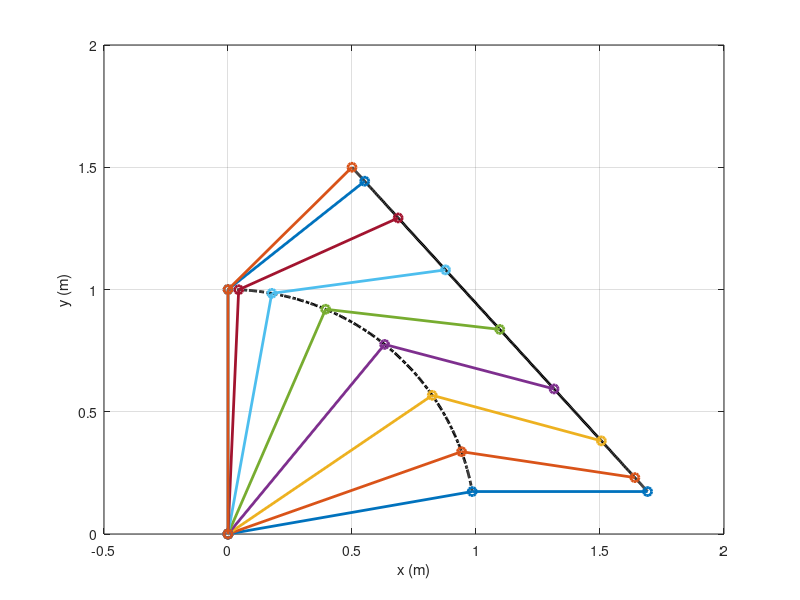
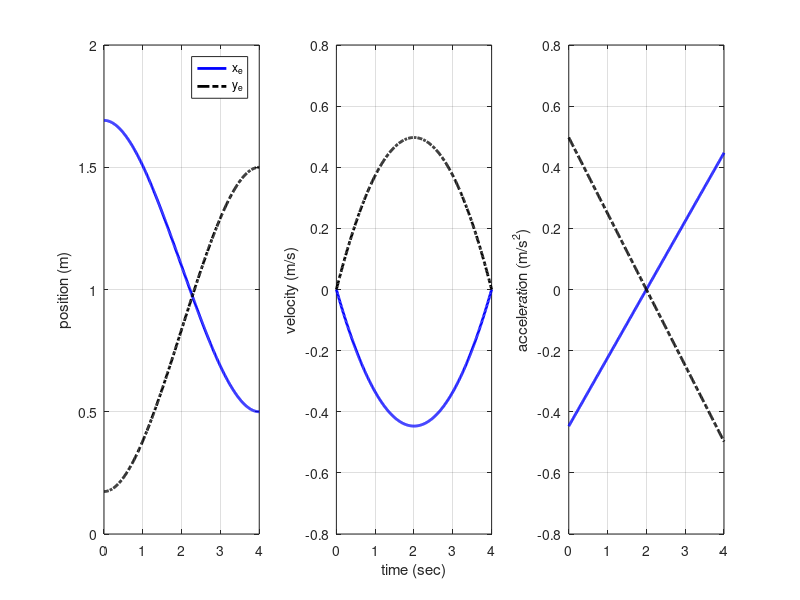
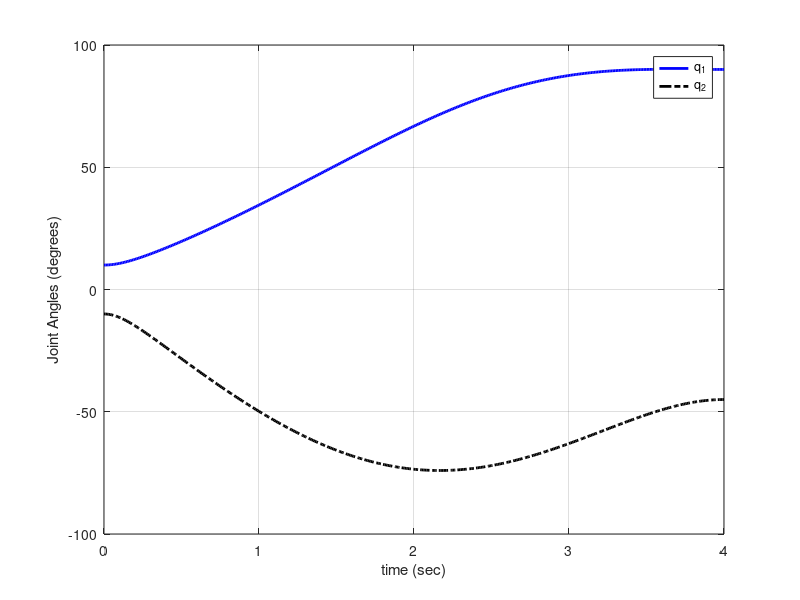

Write the MATLAB code that produced these figures, in order.
%% 
% 	Fundamentals of Robotics
%   CRC Press, Taylor & Francis Group, LLC
%   © 2025 Hamid D. Taghirad
%
%   This code provides Trajectory planning of 2R Robot 
%   in Cartesian Space by Cubic Polynomials 
%   Case Study 10.6
%
%% Parameter Definitions

clear all, clc; clf;

%   Initial and final conditions

a=[1; 0.707];
q0=[10 -10]; th0=q0*pi/180;
qf=[90 -45]; thf=qf*pi/180;

%End Effector
x0=[a(1)*cos(th0(1))+ a(2)*cos(th0(1)+th0(2)), ...
    a(1)*sin(th0(1))+ a(2)*sin(th0(1)+th0(2))];
xf=[a(1)*cos(thf(1))+ a(2)*cos(thf(1)+thf(2)), ...
    a(1)*sin(thf(1))+ a(2)*sin(thf(1)+thf(2))];

%   Defining time and trajectories
tf=4;
t=0:0.01:tf;t=t'; n=max(size(t));
t2=t.^2; t3=t.^3;
x= x0 + 3/tf^2*(xf-x0).*t2 -2/tf^3*(xf-x0).*t3;
dx=  6/tf^2*(xf-x0).*t -6/tf^3*(xf-x0).*t2;
d2x= 6/tf^2*(xf-x0)-12/tf^3*(xf-x0).*t;

% Solve Inverse inematics

C2=(x(:,1).^2 + x(:,2).^2 - (a(1)^2+a(2)^2))/(2*a(1)*a(2));
th2=-acos(C2);
b1=a(1)+a(2)*cos(th2);
b2=a(2)*sin(th2);
th1=atan2(x(:,2),x(:,1))-atan2(b2,b1);

th=[th1 th2];
q=th*180/pi;
%Link 1
x1=a(1)*cos(th(:,1));
y1=a(1)*sin(th(:,1));

%End Effector
xe=a(1)*cos(th(:,1))+ a(2)*cos(th(:,1)+th(:,2));
ye=a(1)*sin(th(:,1))+ a(2)*sin(th(:,1)+th(:,2));

xp=[0 x1(1) xe(1);
    0 x1(51) xe(51);
    0 x1(101) xe(101);
    0 x1(151) xe(151);
    0 x1(201) xe(201);
    0 x1(251) xe(251);   
    0 x1(301) xe(301);
    0 x1(351) xe(351);
    0 x1(401) xe(401);
];
yp=[0 y1(1) ye(1);
    0 y1(51) ye(51)
    0 y1(101) ye(101)
    0 y1(151) ye(151)
    0 y1(201) ye(201)
    0 y1(251) ye(251)
    0 y1(301) ye(301)
    0 y1(351) ye(351)
    0 y1(401) ye(401)
    ]; 

%%   Final trajectory in task space
%   Figure 10.12 of the book
figure(1)
plot(x1,y1,'-.k', xe,ye,'k', ...
    xp(1,:),yp(1,:), '-o', xp(2,:),yp(2,:), '-o', ...
    xp(3,:),yp(3,:), '-o', xp(4,:),yp(4,:), '-o', ...
    xp(5,:),yp(5,:), '-o', xp(6,:),yp(6,:), '-o', ...
    xp(7,:),yp(7,:), '-o', xp(8,:),yp(8,:), '-o', ...
    xp(9,:),yp(9,:), '-o')
set(findall(figure(1),'type','line'),'linewidth',2)
%axis([-0.2 1.8 0 2])
grid on
xlabel('x (m)'), ylabel('y (m)')

%%   Final trajectory in task space
%   Link Components
%   Figure 10.10 of the book

figure(2)
subplot(1,3,1)
plot(t,x(:,1),'b', t,x(:,2),'-.k'), grid
ylabel('position (m)'), legend('x_e', 'y_e')
subplot(1,3,2)
plot(t,dx(:,1),'b', t,dx(:,2),'-.k'), grid
xlabel('time (sec)'), ylabel('velocity (m/s)')
subplot(1,3,3)
plot(t,d2x(:,1),'b', t,d2x(:,2),'-.k'), grid
ylabel('acceleration (m/s^2)')
set(findall(figure(2),'type','line'),'linewidth',2)

%%   Final trajectory in joint space
%   Figure 5.20 of the book
%   Figure 10.11 of the book

figure(3)
plot(t,q(:,1),'b', t,q(:,2),'-.k'), grid
legend('q_1', 'q_2'), 
xlabel('time (sec)'), ylabel('Joint Angles (degrees)')
set(findall(figure(3),'type','line'),'linewidth',2)

